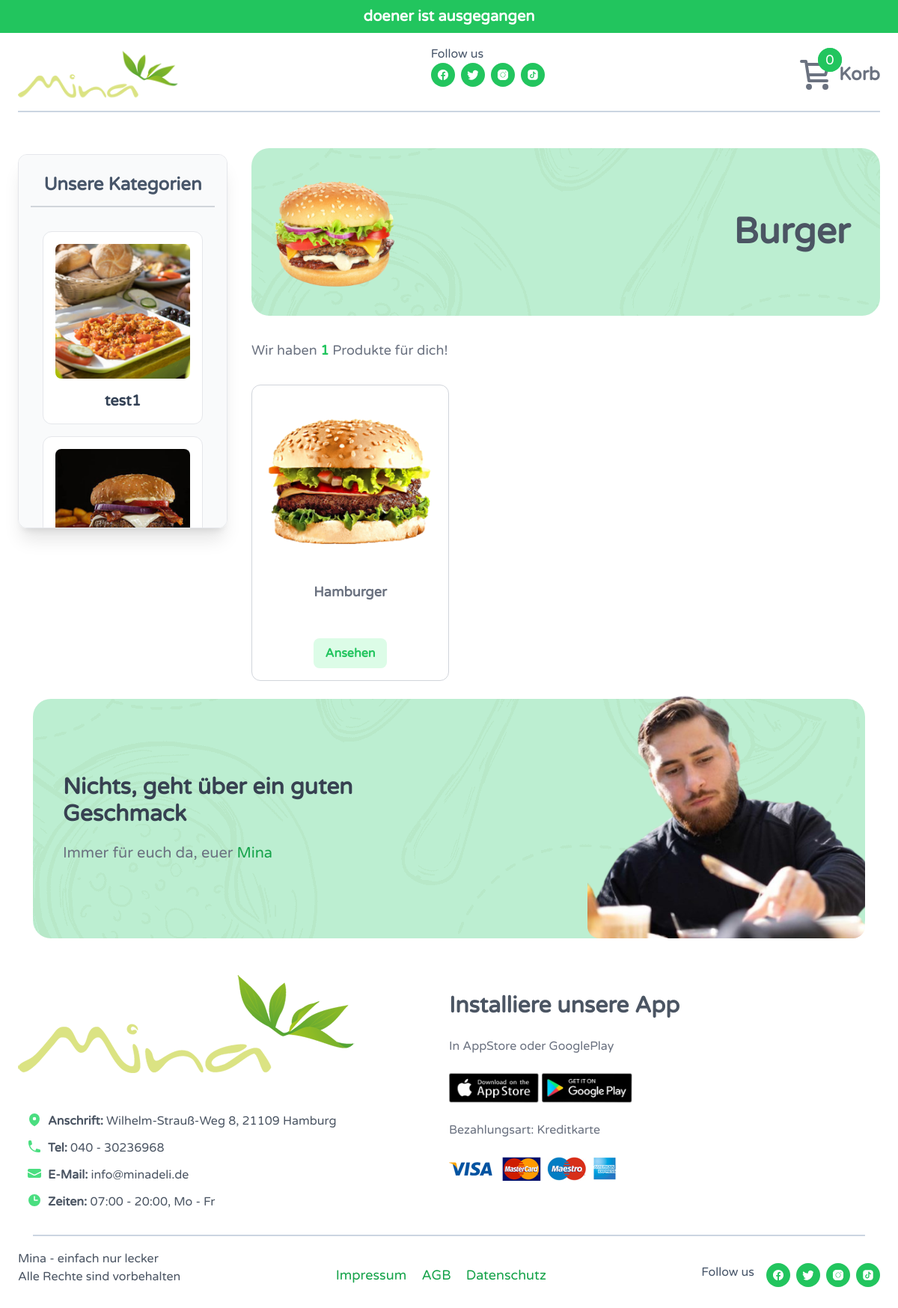
Screenshot of /category/burger/ with the database file from the repository.
### p1/models.py (models this page shows, shortened)
class Notification(models.Model):
    message = models.CharField(max_length=300)
    status = models.BooleanField(default=False)

class Category(models.Model):
    name = models.CharField(max_length=200, unique=True)
    slug = models.SlugField(max_length=200, unique=True)
    image = models.ImageField(upload_to="category/", default="default/logo.png")
    background = models.ImageField(upload_to="category/", default="default/logo.png")
    rank = models.IntegerField(default=0, null=True)
    class Meta:
        verbose_name_plural = "Categories"

class Product(models.Model):
    active = models.BooleanField(default=True)
    image = models.ImageField(upload_to="product/", default="default/logo.png")
    created_date = models.DateTimeField(auto_now_add=True)
    name = models.CharField(max_length=200, unique=True)
    private = models.CharField(max_length=100, blank=True)
    slug = models.SlugField(max_length=200, unique=True)
    price = models.DecimalField(max_digits=10, decimal_places=2, default=0.00)
    description = models.TextField(blank=True)
    category = models.ForeignKey(Category, on_delete=models.CASCADE)

class Random(models.Model):
    message = models.TextField()
    image = models.ImageField(upload_to="random/", default="default/logo.png")

### p1/views.py (the view)
# urls.py: path("category/<slug:cslug>/", views.category, name="category"),
def category(request, cslug):
    category = Category.objects.get(slug=cslug)
    products = Product.objects.filter(category=category)
    product_count = products.count()
    context = {
        "category": category,
        "products": products,
        "product_count": product_count,
    }
    return render(request, "p1/category.html", context)

### p1/views.py (called while the page is built)
def notification(request):
    notifications = Notification.objects.filter(status=True)
    return {"notifications": notifications}

def all_categories(request):
    all_categories = Category.objects.all().order_by("rank")
    return {"all_categories": all_categories}

def cart_count(request):
    try:
        cart_count = len(request.session["cart"])
    except:
        cart_count = 0
    return {"cart_count": cart_count}

def random_item(request):
    random_item = random.choice(list(Random.objects.all()))
    return {"random_item": random_item}

### templates/p1/category.html (shortened to what this page needs)
{% extends "p1/base.html" %}
{% load static %}
{% block main %}
        <main class="my-6">
            <div class="sm:flex-row sm:gap-8 flex flex-col space-y-6">
                {% include "p1/category_bar.html" %}
                <div class="sm:w-3/4 sm:order-2 order-1 space-y-8">
                    <div
                        class="-z-20 rounded-3xl relative flex items-center justify-end h-56 pr-10 bg-green-100"
                        style="background-image: url({% static 'mina/img/banner-10.png' %})"
                    >
                        <div class="bottom-1 left-4 -z-10 size-48 absolute">
                            <img
                                src="{{category.image.url}}"
                                alt=""
                            >
                        </div>
                        <div class="text-5xl font-extrabold text-gray-600">{{category.name}}</div>
                    </div>
                    <div class="text-lg text-gray-500">Wir haben <span class="font-bold text-green-500">{{product_count}}</span>
                        Produkte für dich!</div>
                    <div class="md:grid-cols-3 xl:grid-cols-4 grid grid-cols-2 gap-6">
                        {% for p in products %}
                        <div
                            class="hover:shadow-xl hover:border-none rounded-xl group p-4 space-y-4 duration-500 border border-gray-300">
                            <a href="{% url 'detail' p.slug %}">
                                <img
                                    class="group-hover:scale-95 overflow-hidden duration-500 rounded-lg cursor-pointer"
                                    src="{{p.image.url}}"
                                    alt=""
                                >
                            </a>
                            <h2 class="text-lg font-bold text-center text-gray-500">{{p.name}}</h2>
                            <div class="flex flex-col items-center justify-between space-y-2">
                                <div
                                    class="hover:border-green-400 hover:bg-white hover:border hover:text-green-400 px-4 py-2 font-bold text-green-500 duration-300 bg-green-100 rounded-lg">
                                    Ansehen</div>
                            </div>
                        </div>
                        {% endfor %}
                    </div>
                </div>
            </div>
        </main>
{% endblock main %}

### templates/p1/header.html (shortened to what this page needs)
{% load static%}
{% for i in notifications%}
<section class="py-2 my-4 -mx-6 -mt-4 text-xl font-bold text-center text-white bg-green-500">{{i.message}}
</section>
{%endfor%}
<header class="relative flex justify-between">
    <a
        href="{% url 'home'%}"
        class="hover:scale-110 duration-300 cursor-pointer"
    >
        <img
            class="h-20"
            src="{% static 'mina/logo.png' %}"
            alt="logo"
        >
    </a>
    <div class="md:block hidden">
        <div class="text-slate-600">Follow us</div>
        <div class="flex space-x-2">
            <a href="https://facebook.com">
            </a>
            <a href="https://twitter.com">
            </a>
            <a href="https://instagram.com">
            </a>
            <a href="https://tiktok.com">
            </a>
        </div>
    </div>
    <a
        href="{% url 'cart'%}"
        class="hover:-translate-x-3 flex items-center space-x-2 duration-300"
    >
        <div class="size-12 relative">
            <div class="-top-3 -right-3 absolute">
                <div class="relative">
                    <div
                        class="size-8 absolute inset-0 flex items-center justify-center h-full text-lg text-white bg-green-500 rounded-full">
                        <div>{{cart_count}}</div>
                    </div>
                </div>
            </div>
        </div>
        <p class="text-2xl font-semibold text-gray-500">Korb</p>
    </a>
</header>
<hr class="border-slate-300 my-2 border-t-2">

### templates/p1/category_bar.html
{% load static%}
<div class="md:w-1/4 sm:order-1 sm:my-0 justify-center order-2 my-6">
    <div
        class="top-4 sticky [&::-webkit-scrollbar]:hidden bg-gray-50 shadow-xl mx-auto sm:mt-8 border rounded-xl w-full sm:w-auo sm:h-[500px] [-ms-overflow-style:none] overflow-x-auto sm:overflow-y-auto [scrollbar-width:none]">
        <h3 class="text-slate-600 px-2 pt-6 pb-3 mx-4 text-2xl font-bold text-center border-b-2 border-gray-300">
            Unsere
            Kategorien</h3>
        <div class="sm:flex-col sm:p-8 sm:space-x-0 flex p-3 space-x-4 space-y-4">
            {% for c in all_categories %}
            <div
                class="hover:border-2 hover:shadow-2xl rounded-xl min-w-52 sm:min-w-5/6 hover:scale-105 hover:boder-gray-700 p-4 duration-500 ease-in-out bg-white border border-gray-200 cursor-pointer">
                <a
                    href="{% url 'category' c.slug %}"
                    class="space-y-4"
                >
                    <img
                        src="{{c.background.url}}"
                        alt=""
                        class="object-cover mx-auto overflow-hidden rounded-lg"
                    >
                    <div class="group-hover:text-green-500 text-slate-700 text-xl font-bold text-center duration-500">
                        {{c.name}}
                    </div>
                </a>
            </div>
            {% endfor %}
        </div>
    </div>
</div>

### templates/p1/footer.html (shortened to what this page needs)
{% load static%}
<div
    class="rounded-3xl h-80 relative flex items-center p-10 m-5 bg-green-100"
    style="background-image: url({% static 'mina/img/banner-10.png' %})"
>
    {% if random_item %}
            <div class="w-2/3 py-4 space-y-5">
                <div class="w-2/3 text-3xl font-bold text-gray-700">{{random_item.message}}</div>
                <div class="text-xl text-gray-500">Immer für euch da, euer <span class="text-green-600">Mina</span>
                </div>
            </div>
            <div class="absolute bottom-0 right-0 w-1/3">
                <img
                    src="{{random_item.image.url}}"
                    alt=""
                    class="max-h-96 rounded-2xl overflow-hidden"
                >
            </div>
    {% endif %}
</div>
<footer>
    <div class="md:flex-row flex flex-col items-center my-8">
        <div class="basis-1/2 space-y-8">
            <img
                src="{% static 'mina/logo.png' %}"
                alt=""
            >
            <div class="mx-3 my-4 space-y-3">
                <div class="flex space-x-2">
                    <span class="text-gray-600"><b>Anschrift:</b> Wilhelm-Strauß-Weg 8, 21109 Hamburg</span>
                </div>
                <div class="flex space-x-2">
                    <span class="text-gray-600"><b>Tel:</b> 040 - 30236968</span>
                </div>
                <div class="flex space-x-2">
                    <svg
                        xmlns="http://www.w3.org/2000/svg"
                        viewBox="0 0 20 20"
                        fill="currentColor"
                        class="size-5 text-green-400"
                    >
                        <path
                            d="M3 4a2 2 0 0 0-2 2v1.161l8.441 4.221a1.25 1.25 0 0 0 1.118 0L19 7.162V6a2 2 0 0 0-2-2H3Z"
                        />
                        <path
                            d="m19 8.839-7.77 3.885a2.75 2.75 0 0 1-2.46 0L1 8.839V14a2 2 0 0 0 2 2h14a2 2 0 0 0 2-2V8.839Z"
                        />
                    </svg>
                    <span class="text-gray-600"><b>E-Mail:</b> info@minadeli.de</span>
                </div>
                <div class="flex space-x-2">
                    <svg
                        xmlns="http://www.w3.org/2000/svg"
                        viewBox="0 0 20 20"
                        fill="currentColor"
                        class="size-5 text-green-400"
                    >
                        <path
                            fill-rule="evenodd"
                            d="M10 18a8 8 0 1 0 0-16 8 8 0 0 0 0 16Zm.75-13a.75.75 0 0 0-1.5 0v5c0 .414.336.75.75.75h4a.75.75 0 0 0 0-1.5h-3.25V5Z"
                            clip-rule="evenodd"
                        />
                    </svg>
                    <span class="text-gray-600"><b>Zeiten:</b> 07:00 - 20:00, Mo - Fr</span>
                </div>
            </div>
        </div>
        <div class="basis-1/2 py-6 space-y-6">
            <h2 class="text-3xl font-bold text-gray-600">Installiere unsere App</h2>
            <h3 class="text-gray-500"> In AppStore oder GooglePlay</h3>
            <div class="flex space-x-1">
                <img
                    class="hover:-translate-y-1 h-10 duration-300 ease-in-out"
                    src="{% static 'mina/img/as.jpg' %}"
                    alt=""
                >
                <img
                    class="hover:-translate-y-1 h-10 duration-300 ease-in-out"
                    src="{% static 'mina/img/gp.jpg' %}"
                    alt=""
                >
            </div>
            <p class="text-gray-500"> Bezahlungsart: Kreditkarte</p>
            <img
                src="{% static 'mina/img/payment.png' %}"
                alt=""
            >
        </div>
    </div>
    <hr class="border-slate-300 mx-5 my-2 border-t-2">
    <div class="md:flex-row md:justify-between flex flex-col items-center justify-center my-4 space-y-5">
        <div>
            <div class="text-gray-600">Mina - einfach nur lecker</div>
            <div class="text-gray-600">Alle Rechte sind vorbehalten</div>
        </div>
        <div>
            <div class="space-x-4">
                <a
                    class="hover:text-green-500 text-lg text-green-600"
                    href=""
                >Impressum</a>
                <a
                    class="hover:text-green-500 text-lg text-green-600"
                    href=""
                >AGB</a>
                <a
                    class="hover:text-green-500 text-lg text-green-600"
                    href=""
                >Datenschutz</a>
            </div>
        </div>
        <div class="flex space-x-4">
            <div class="text-slate-600">Follow us</div>
            <div class="flex space-x-2">
                <a href="https://facebook.com">
                </a>
                <a href="https://twitter.com">
                </a>
                <a href="https://instagram.com">
                </a>
                <a href="https://tiktok.com">
                </a>
            </div>
        </div>
    </div>
</footer>

### rows the page displays
Notification: message "doener ist ausgegangen"
Category: background (picture), name "test1"
Category: background (picture), image (picture), name "Burger"
Product: image (picture), name "Hamburger"
Random: message "Nichts, geht über ein guten Geschmack", image (picture)

### other values shown
{{ cart_count }} "0"
{{ product_count }} "1"
